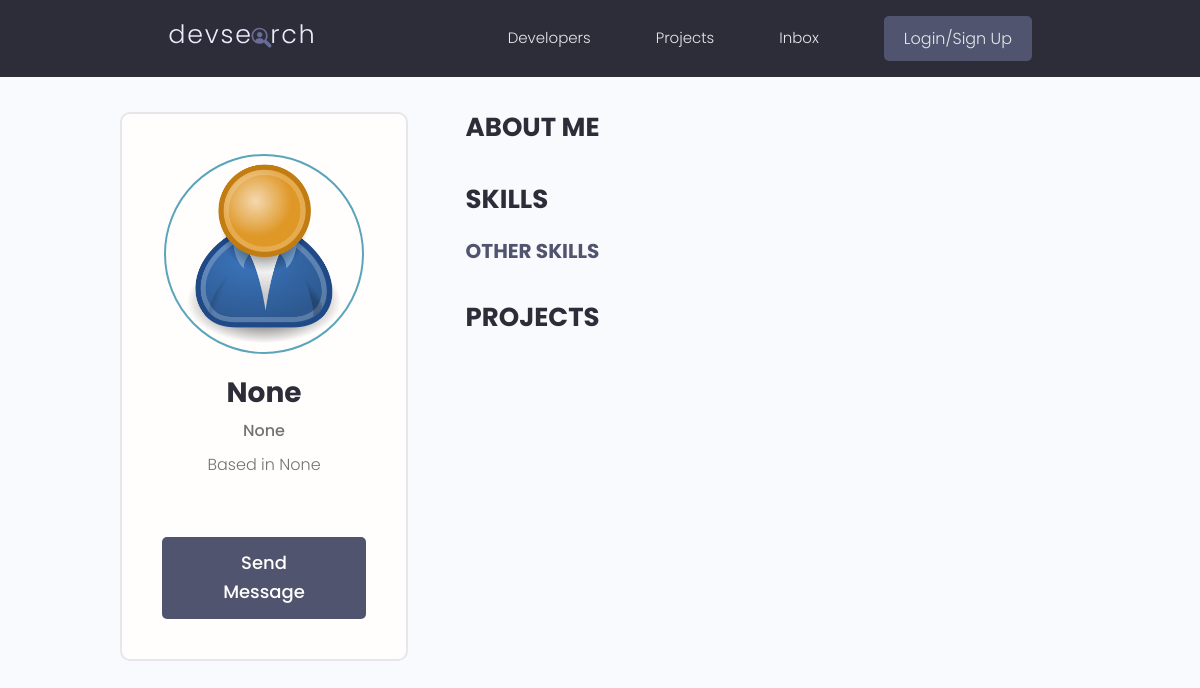
The page /profile/18e5e237-0d18-4c44-a47a-ad1a46691fd7/ on the database its author committed.
### users/models.py (models this page shows, shortened)
class Profiles(models.Model):
    user = models.OneToOneField(User, on_delete=models.CASCADE, null=True, blank=True)
    name = models.CharField(max_length=222, null=True, blank=True)
    email = models.EmailField(max_length=200, null=True, blank=True)
    username = models.CharField(max_length=200, blank=True, null=True)
    location = models.CharField(max_length=200, blank=True, null=True)
    short_intro = models.CharField(max_length=300, null=True, blank=True)
    bio = models.TextField(null=True, blank=True)
    profile_image = models.ImageField(null=True, blank=True,upload_to='profiles/', default='profiles/user-default.png' )
    social_twitter = models.CharField(max_length=222, null=True, blank=True)
    social_Linkedin = models.CharField(max_length=222, null=True, blank=True)
    social_github = models.CharField(max_length=222, null=True, blank=True)
    social_Youtube = models.CharField(max_length=222, null=True, blank=True)
    social_Facebook = models.CharField(max_length=222, null=True, blank=True)
    social_website = models.CharField(max_length=222, null=True, blank=True)
    social_Instagram = models.CharField(max_length=222, null=True, blank=True)
    created = models.DateTimeField(auto_now_add=True)
    id = models.UUIDField(default=uuid.uuid4, unique=True, editable=False, primary_key=True)

### users/views.py (the view)
# urls.py: path('profile/<str:pk>/', views.userprofile, name="user-profile"),
def userprofile(request, pk):
    profile = Profiles.objects.get(id=pk)
    topskills = profile.skill_set.exclude(description__exact="")
    otherskills = profile.skill_set.filter(description="")
    context = {
        "profile":profile,
        'topskills': topskills,
        'otherskills': otherskills,
    }
    return render(request, 'users/user-profile.html', context)

### users/templates/users/user-profile.html (shortened to what this page needs)
{% extends 'main.html' %}
{% block body %}
  <main class="profile my-md">
    <div class="container">
      <div class="layout">
        <div class="column column--1of3">
          <div class="card text-center">
            <div class="card__body dev">
              <img class="avatar avatar--xl" src="{{ profile.profile_image.url }}" />
              <h2 class="dev__name">{{profile.name}}</h2>
              <p class="dev__title">{{profile.short_intro}}</p>
              <p class="dev__location">Based in {{profile.location}}</p>
              <a href="#" class="btn btn--sub btn--lg">Send Message </a>
            </div>
          </div>
        </div>
        <div class="column column--2of3">
          <div class="devInfo">
            <h3 class="devInfo__title">About Me</h3>
          </div>
          <div class="devInfo">
            <h3 class="devInfo__title">Skills</h3>
            <div class="devInfo__skills">
              <h3 class="devInfo__subtitle">Other Skills</h3>
            </div>
          </div>
          <div class="devInfo">
            <h3 class="devInfo__title">Projects</h3>
          </div>
        </div>
      </div>
    </div>
  </main>
{%endblock%}

### static/styles/app.css (style rules this page uses)
.btn--sub { background-color: var(--color-sub-light); }
.card { border: 2px solid var(--color-light); }
img { width: 100%; }
.profile .card > .dev { padding: 4rem; }
.dev__name { color: var(--color-sub); font-size: 2.8rem; font-weight: 700; margin-top: 1rem; margin-bottom: 0.5rem; }
.dev__title { font-size: 1.6rem; font-weight: 500; line-height: 1.3; }
.dev__location { margin-top: 1rem; }
.devInfo { margin-bottom: 3rem; }
.devInfo__title, .devInfo__subtitle { font-size: 2.6rem; color: var(--color-sub); text-transform: uppercase; font-weight: 700; margin-bottom: 1.5rem; }
.devInfo__subtitle { font-size: 2rem; color: var(--color-sub-light); }

### static/uikit/styles/modules/_base.css (style rules this page uses)
* { margin: 0; padding: 0; box-sizing: border-box; text-rendering: optimizeLegibility; color: inherit; font-size: inherit; }
body { line-height: 1.6; font-weight: 400; font-size: 1.5rem; color: var(--color-text); background-color: var(--color-bg); min-height: 100vh; }

### static/uikit/styles/modules/_typography.css (style rules this page uses)
* { font-family: var(--font-base); }
h2 { font-size: 3.6rem; font-weight: var(--font-bold); }
h3 { font-size: 3.2rem; font-weight: var(--font-medium); }
p, span, strong { font-size: 1.6rem; color: var(--color-text); font-weight: var(--font-regular); }
a { padding-bottom: 2px; text-decoration: none; display: inline-block; color: var(--color-main); font-weight: var(--font-medium); }

### static/uikit/styles/modules/_utilities.css (style rules this page uses)
.container { width: 92%; max-width: 165rem; margin: 0 auto; box-sizing: border-box; }
@media screen and (min-width: 1000px) { .container { width: 90%; } }
@media screen and (min-width: 1200px) { .container { width: 80%; } }
.text-center { text-align: center; }
.my-md { margin: 3rem auto; }

### static/uikit/styles/modules/_avatar.css (style rules this page uses)
.avatar { border-radius: 50%; border: 2px solid var(--color-main); object-fit: cover; }
.avatar--xl { height: 20rem; width: 20rem; }

### static/uikit/styles/modules/_button.css (style rules this page uses)
.btn { display: inline-block; position: relative; cursor: pointer; background-color: var(--color-light); font-weight: var(--font-medium); color: var(--color-sub); text-decoration: none; padding: 1rem 2rem; border-radius: 0.5rem; border: none; width: -webkit-fit-content; width: -moz-fit-content; width: fit-content; height: -webkit-fit-content; height: -moz-fit-content; height: fit-content; font-size: 1.6rem; outline-width: 0; outline-color: transparent; -webkit-backface-visibility: hidden; backface-visibility: hidden; transition: all 0.3s ease-in-out; }
.btn--sub { background-color: var(--color-sub); color: var(--color-white); }
.btn--lg { font-size: 1.8rem; padding: 1.2rem 4.5rem; }

### static/uikit/styles/modules/_card.css (style rules this page uses)
.card { border-radius: 1rem; background-color: var(--color-white); border: 1.5px solid var(--color-light); width: auto; height: auto; margin-top: 0.5rem; margin-bottom: 0.5rem; overflow: hidden; }
.card__body, .card__header { padding: 2rem 2.5rem; }

### static/uikit/styles/modules/_layout.css (style rules this page uses)
.layout { display: flex; flex-flow: row wrap; justify-content: space-between; }
.layout > .column { margin-bottom: 3rem; }
.layout > .column.column--1of3 { flex-basis: 30%; }
.layout > .column.column--2of3 { flex-basis: 64%; }

### rows shown on the page
Profiles: profile_image (placeholder picture), name "None", short_intro "None", location "None"
